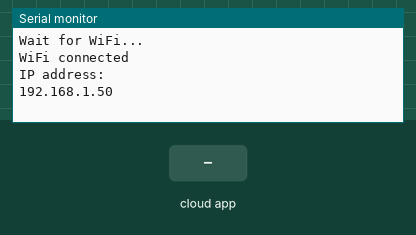
Simulated run of this sketch. Board: ESP8266 (NodeMCU). Shown: the last lines printed to the serial monitor. Inputs (shaded band) come from the test bench. WiFi joins after 1.5 s; servers stay silent unless stated.

Above: at 3.2 s.
3.3 s: the phone or cloud app sets Nicks.East to 0
At 4.7 s:
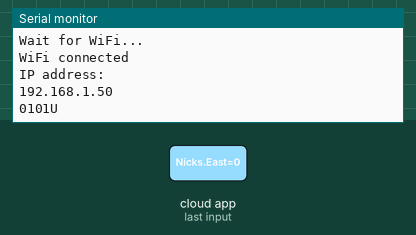
5.0 s: the phone or cloud app sets Sitting.Room to 1
At 6.0 s:
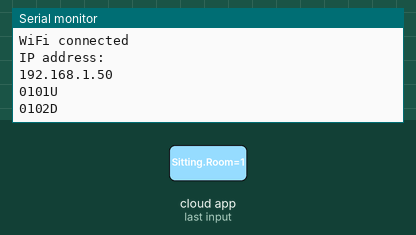
6.7 s: the phone or cloud app sets Sitting.Room.Side to 0
At 7.3 s:
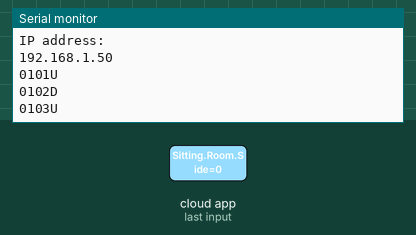
8.2 s: the phone or cloud app sets First.Slider to 0
At 9.4 s:
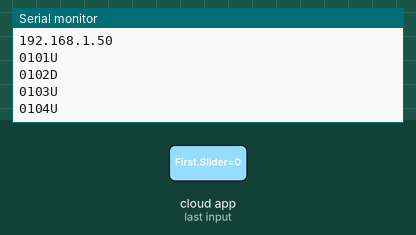
9.7 s: the phone or cloud app sets Second.Slider to 0
At 10.8 s:
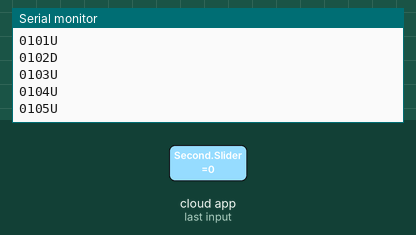
11.2 s: the phone or cloud app sets Third.Slider to 0
At 11.9 s:
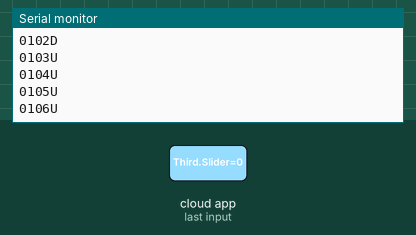
Timing chart, 0 to 13.7 s (numbered marks = the images above; inputs shaded):
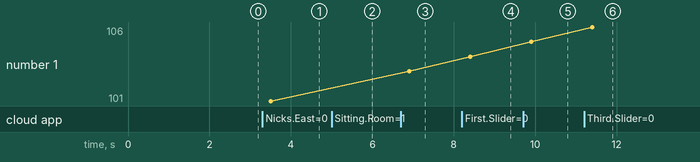

The sketch:

MultiShadeControlGit.ino
```cpp
/*
 *  This sketch allows up/down control via Alexa off/on for a number of Somfy shades. This one does it
 *  over a network using a Global Cache GC-100 and an Urtsi by Somfy.
 */

#include <ESP8266WiFi.h>
#include <ESP8266WiFiMulti.h>
#include <fauxmoESP.h>

bool called = 0;
String action[13];

/*I currently only have 9 shades including the bathroom.
 * The address 0116 is special.  It operates all shades.
 * Note: These arrays must be updated together and the integer
 * in the control loop where we add devices must be updated to
 * reflect the number of items in this list.
 */
String UP[] = {"0101U", "0102U", "0103U", "0104U", "0105U", "0106U", "0107U", "0108U", "0109U", "0116U"};
String DOWN[] = {"0101D", "0102D", "0103D", "0104D", "0105D", "0106D", "0107D", "0108D", "0109D", "0116D"};
const char *AlexaWords[] = {"Nicks East", "Sitting Room", "Sitting Room Side", "First Slider", "Second Slider", "Third Slider", "First East Window", "Second East Window", "Bathroom Window", "All Master Shades"};

ESP8266WiFiMulti WiFiMulti;
fauxmoESP fauxmo;


struct State  // Struct to keep current state of device
{
  bool state = 0;
  const char *device_name;
  uint8_t device_id;
} Curstate;

void callback(uint8_t device_id, const char * device_name, bool state) {

  Curstate.device_name = device_name;
  Curstate.state= state;
  Curstate.device_id = device_id;
  called = 1;

} // Void callback

//First we connect to the local WIFI hotspot
void setup() {
    Serial.begin(115200);
    delay(10);

    // We start by connecting to a WiFi network
    WiFi.mode(WIFI_STA);
    WiFiMulti.addAP("SSID", "Password");

    Serial.println();
    Serial.println();
    Serial.print("Wait for WiFi... ");

    while(WiFiMulti.run() != WL_CONNECTED) {
        Serial.print(".");
        delay(500);
    }

    Serial.println("");
    Serial.println("WiFi connected");
    Serial.println("IP address: ");
    Serial.println(WiFi.localIP());

    delay(500);

   /*Next we add our Devices to Alexa
    * Note: When we add to the UP, DOWN or AlexaWords arrays,
    * we must update the controling integer in the following loop
    */

   for (int x = 0; x < 10; x++) {
      fauxmo.addDevice(AlexaWords[x]);
    } //for

    fauxmo.onMessage(callback);

}  //setup()


void loop() {

    /*
     * Connect to the serial port of the GC-100 at host
     * This serial port is connected to an URTSI
     * We'll send Up commands when alexa gets
     * the off, and Down when she gets the on
     */

    fauxmo.handle();
    if (called) {

      //Reset the called flag do stop from running this if
      called = 0;

      // Devices id's match with the order in which devices were added
      action[0] = UP[Curstate.device_id];
      action[1] = DOWN[Curstate.device_id];

      //Setup the connection to Somfy via the GC-100>Urtsi link
      // Use WiFiClient class to create TCP connections
      WiFiClient client;
      const uint16_t port = 4999;
      const char * host = "10.0.1.222"; // ip or dns

      if (!client.connect(host, port)) {
        Serial.print(host); Serial.print(" : "); Serial.println(port);
        Serial.println("connection failed");
        Serial.println("wait 5 sec...");
        delay(5000);
        return;
      }  //if !client.connect

      //Enter the Somfy command and close the tcp connection
      Serial.println(action[Curstate.state]);
      client.print(action[Curstate.state]);
      client.stop();

    } // if called

} //void loop()
```

Measured:
- after the input at 3.3 s, the serial monitor: prints a new line after 0.20 s (image 1)
- after the input at 5.0 s, the serial monitor: prints a new line after 0.20 s (image 2)
- after the input at 6.7 s, the serial monitor: prints a new line after 0.20 s (image 3)
- after the input at 8.2 s, the serial monitor: prints a new line after 0.20 s (image 4)
- after the input at 9.7 s, the serial monitor: prints a new line after 0.20 s (image 5)
- after the input at 11.2 s, the serial monitor: prints a new line after 0.20 s (image 6)
- plotted number 1: 101 → 103 after the input at 6.7 s, 103 → 104 after the input at 8.2 s, 104 → 105 after the input at 9.7 s, 105 → 106 after the input at 11.2 s
